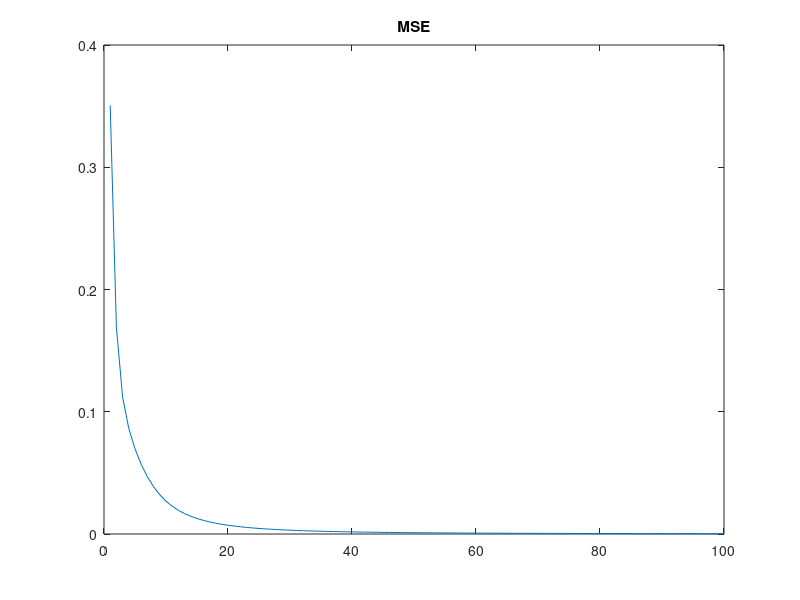

Write MATLAB code to recreate this figure.
%% The following is a complete example of single layer neural network-
%% from scratch using Matlab (no frameworks - no blackbox functions!)
%% @author: Hunar Ahmad Abdulrahman

%% xor data
X1=[0,0; 1,1; 1,0; 0,1];  %inputs
y=[0; 0; 1; 1];          %outputs

% model settings 
lr=0.1;
in=2; nodes=4; out =1;
% weight initialization
W1=randn(in,nodes);
W2=randn(nodes,out);
%% training loop...
for i=1:100;
    % feedforward
    z1=X1*W1;
    X2=sin(z1); % "sin" used as "activation function" for simplicity
    z2=X2*W2;
    yhat=sin(z2);
    % backpropagation
    e1 = y - yhat
    delta2 = e1.*cos(z2); % "cos" is derivative of "sin"
    e2 = (delta2*W2')
    delta1 = e2.* cos(z1);
    dW2 = X2'* delta2;
    dW1 = X1'* delta1;
    W2=W2+ dW2 *lr;
    W1=W1+ dW1 *lr;
    % optional line ( squared error for visualization);
    mse(i)=mean((y-yhat).^2);
end
%% output & error visualization
plot(mse); title('MSE');
[yhat, y] % compare the predictions with the true labels

%%% stochastic version (SGD)
% clear
% %% xor data
% X1=[0,0; 1,1; 1,0; 0,1];  %inputs
% y=[0; 0; 1; 1];          %outputs
% % model settings 
% lr=0.1;
% in=2; nodes=4; out =1;
% % weight initialization
% W1=randn(in,nodes);
% W2=randn(nodes,out);
% %% training loop...
% for i=1:100;
%     % feedforward
%     me = 0
%     for j=1:4;
%         z1=X1(j,:)*W1;
%         X2=sin(z1); % "sin" used as "activation function" for simplicity
%         z2=X2*W2;
%         yhat=sin(z2);
%         % backpropagation
%         e1 = y(j) - yhat;
%         delta2 = e1.*cos(z2); % "cos" is derivative of "sin"
%         e2 = (delta2*W2');
%         delta1 = e2.* cos(z1);
%         dW2 = X2'* delta2;
%         dW1 = X1(j,:)'* delta1;
%         W2=W2+ dW2 *lr;
%         W1=W1+ dW1 *lr;
%         
%         me = me + ( y(j)-yhat ).^2;
%     end
%     mse(i)= me;
% end
% %% output & error visualization
% plot(mse); title('MSE');
% for j=1:4;
%     z1=X1(j,:)*W1;
%     X2=sin(z1); % "sin" used as "activation function" for simplicity
%     z2=X2*W2;
%     yhat=sin(z2);
%     [y(j), yhat]
% end


